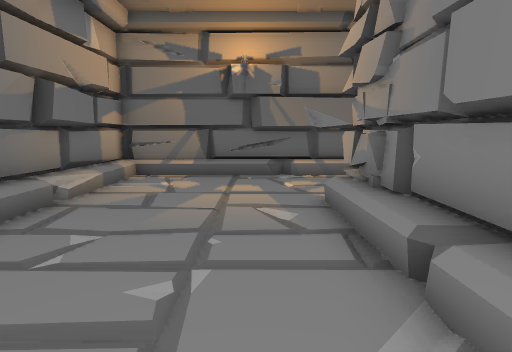
View 1 (above)

17 first-person views from a walk through a scene from a Unity 3-D project. The camera is 1.4 m above the floor, tilts 8° down and sees 80° across. The floor is counted in squares, 1 m on a side. Each view is taken from the middle of a square. On the plan, view 1 faces up. The plan holds only what a view shows up to about 14 squares ahead; the rest is blank. The place goes on beyond the plan. The player character is not drawn.

View 2
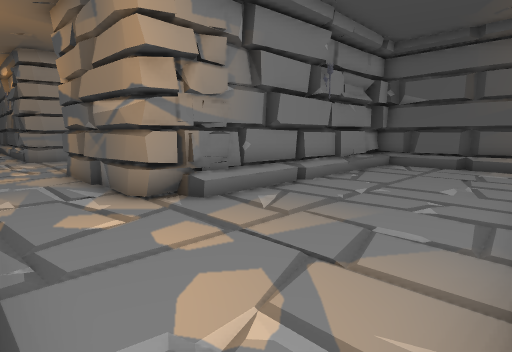

View 3
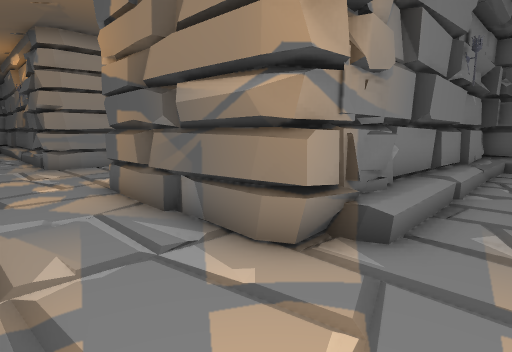

View 4
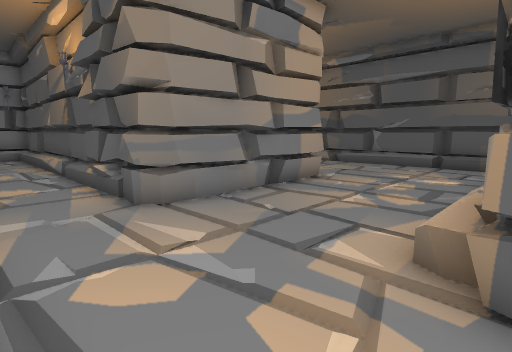

View 5
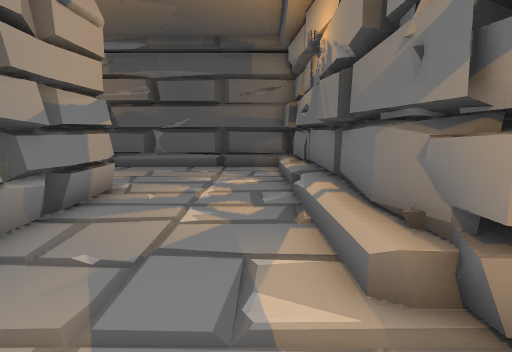

View 6
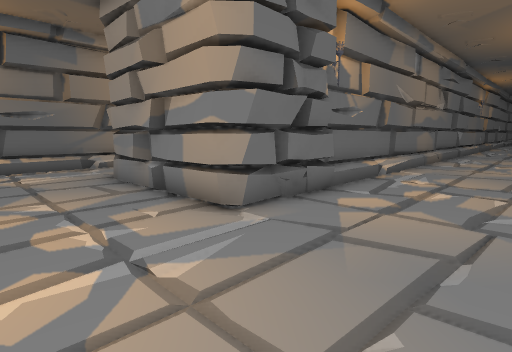

View 7
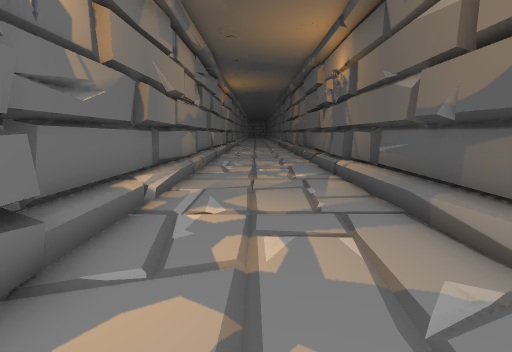

View 8
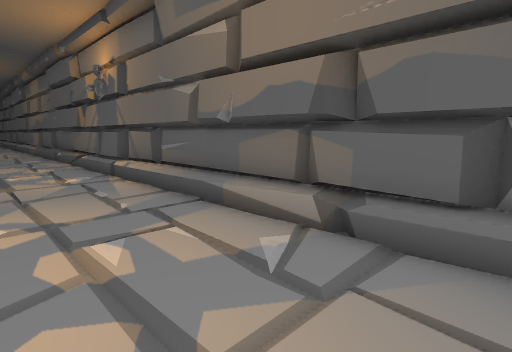

View 9
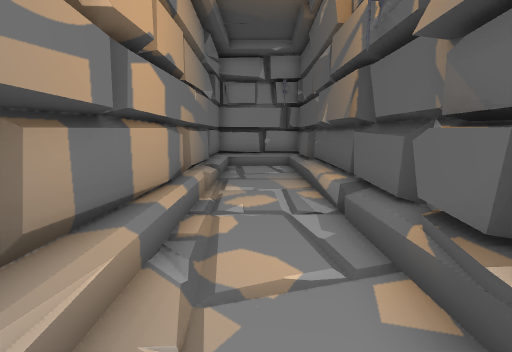

View 10
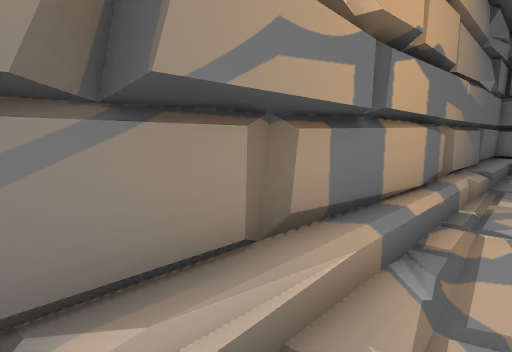

View 11
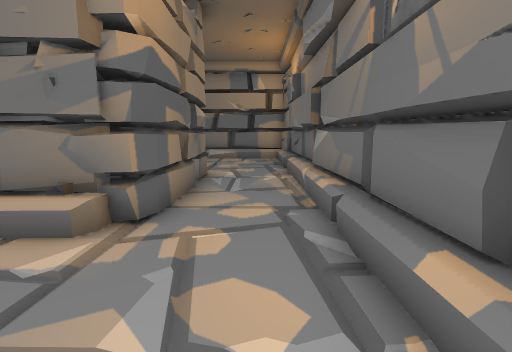

View 12
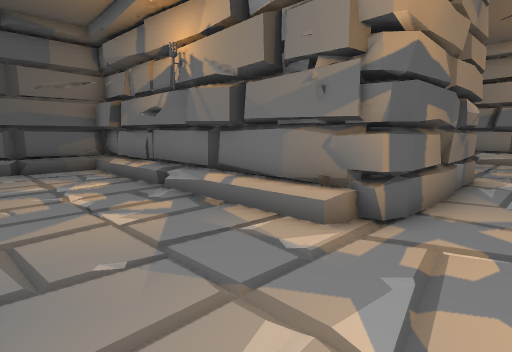

View 13
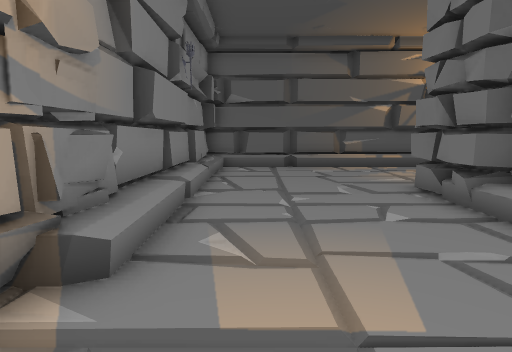

View 14
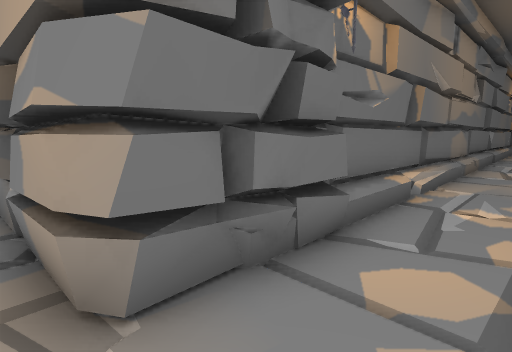

View 15
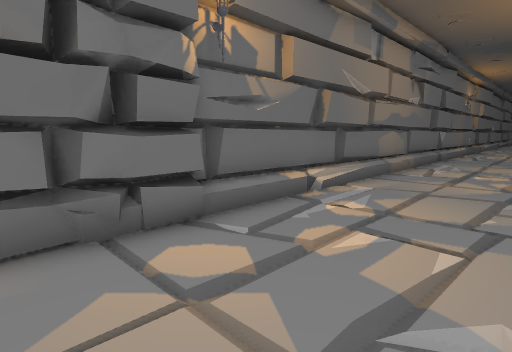

View 16
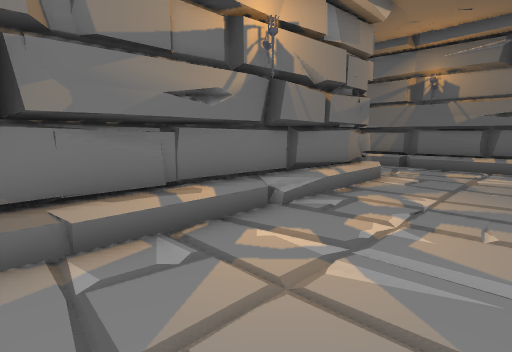

View 17
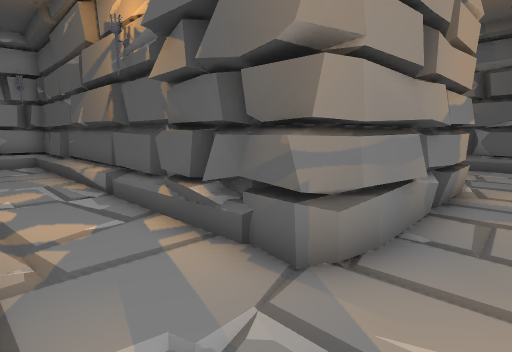

### Floor plan
Key: @ floor where view 1 was taken; # wall or solid block; . floor; / step, stairs or slope; O other object.
Columns run from 4 left of view 1 to 29 right of it. Each row starts with its distance up from view 1.
 11 #################################
 10 ////////////////////////.///////#
  9 /............................../#
  8 /.................O............/#
  7 /.....OOOOOOO.....O##############
  6 /.....#O    O/....O
  5 O.....#     #/....O
  4 O.....#     #/...OO
  3 O.....#     ##....O
  2 O.....#     #O....O###############
  1 O.....#     #O....OOOO////////////
  0 ....@.#     ##....................
 -1 ......#     ##....................
 -2 ......#     #O....................
 -3 ......#     ##....................
 -4 #######     ######################

Where each view was taken, in squares from view 1:
view 1: 0 up, 0 right, facing up
view 2: 10 up, 4 left, facing down-right
view 3: 10 up, 0 right, facing down-right
view 4: 10 up, 8 right, facing down-right
view 5: 9 up, 10 right, facing down
view 6: 3 down, 10 right, facing up-right
view 7: 1 down, 14 right, facing right
view 8: 0 up, 14 right, facing down-right
view 9: 9 up, 14 right, facing right
view 10: 9 up, 14 right, facing up-right
view 11: 9 up, 13 right, facing left
view 12: 9 up, 13 right, facing down-left
view 13: 9 up, 0 right, facing down
view 14: 1 down, 13 right, facing up-right
view 15: 3 down, 14 right, facing up-right
view 16: 3 down, 13 right, facing up-left
view 17: 10 up, 12 right, facing down-right
